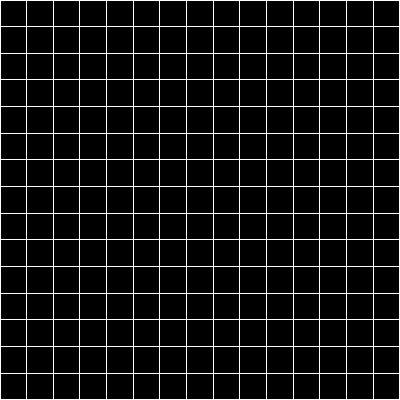
Frame 1 (no input)
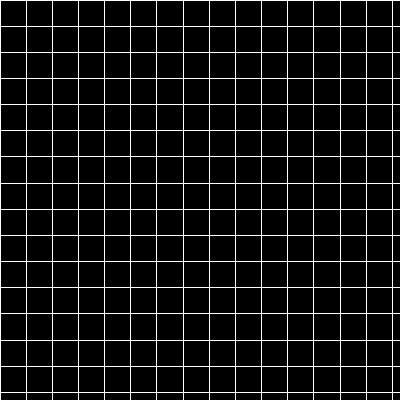
Frame 60 (the mouse pressed at the canvas centre just before this capture)
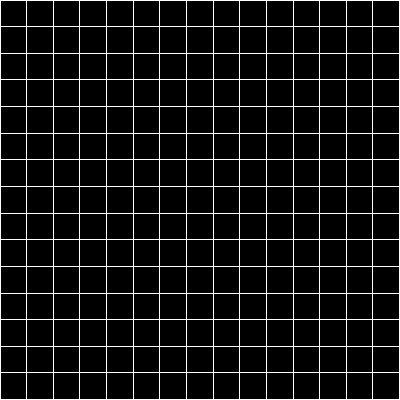
Frame 120 (the mouse held since frame 60 and released just before this capture)

The Processing sketch that drew these frames (run headless with seeded random() and noise(); from frame 60 on, the mouse is pressed at the canvas centre):

// Processing sketch: Forskellige_loops
// ── Forskellige_loops.pde

int counter;
int i;
float x;
float y;
float space;

void setup()
{
  size(400, 400);

  counter = 0;
  /*   while (counter < 10) {
   counter++;
   print(counter);
   }
   */

  /*
for (int counter = 0; counter < 10; counter++) {
   println("The counter is: " + counter);
   }
   */
}
void draw()

{
  background(0);
  x = 0;
  y = 0;
  space = 25;
  space = space + random(1, 2);
  
  stroke(255);
  strokeWeight(1);
  
  while (x < width && y < height) {
    line(x, 0, x, height);
    x = x+space;

    line(0, y, width, y);
    y = y+space;
  }
}
